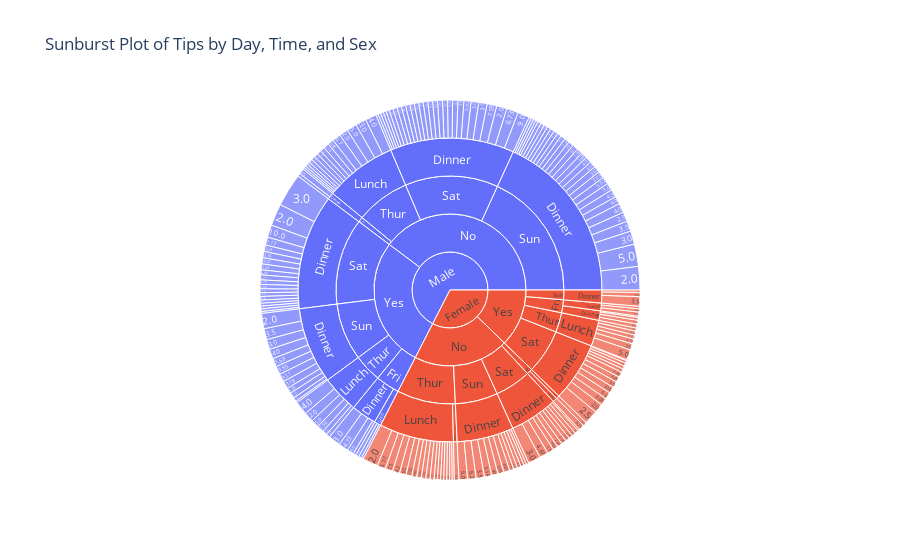

Notebook code cell kept with this figure:
### Code cell
import plotly.express as px
import seaborn as sns

# Load tips dataset
tips = sns.load_dataset("tips")

# Create sunburst plot
tip = px.sunburst(
    tips,
    path=["sex","smoker","day", "time", "tip"],
    values="total_bill",
    title="Sunburst Plot of Tips by Day, Time, and Sex"
)

tip.show()
# save the plot
tip.write_image('./outputs/tip.png')

### Figure 1 — Plotly figure (JSON) as saved in the notebook; plotly's stock layout.template omitted (floating-point values rounded to 4 significant figures; data arrays with more than 128 entries replaced by an {"elided": "..."} marker saying what was removed)
{"data": [{"branchvalues": "total", "domain": {"x": [0, 1], "y": [0, 1]}, "hovertemplate": "labels=%{label}<br>total_bill=%{value}<br>parent=%{parent}<br>id=%{id}<extra></extra>", "ids": {"elided": "238 str values"}, "labels": {"elided": "238 str values"}, "name": "", "parents": {"elided": "238 str values"}, "type": "sunburst", "values": {"elided": "238 float values"}}], "layout": {"legend": {"tracegroupgap": 0}, "title": {"text": "Sunburst Plot of Tips by Day, Time, and Sex"}}}
